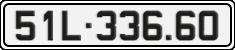
#> input picture samples/car_1line_sample.jpg, 235 x 50 px
$ python -i quality.py   (imports and definitions only)   (older library calls are emulated)
#> lines starting #> are read from the running program, lines starting #| are printed output that depends on the picture
"""
FAST-PLATE-OCR-VIETNAMESE: Optical Frame Quality Assessor (Bước 5.1)
Bộ lọc đánh giá chất lượng quang học của từng frame biển số trong tracklet:
- Biến thiên toán tử Laplace (Laplacian Variance): Đo độ sắc nét, phát hiện nhòe chuyển động.
- Góc xoay và độ méo hình học (Geometric Skew & Angle Penalty): Đánh giá góc nghiêng camera.
- Độ phân giải và kích thước vùng biển số (Resolution Score).
- Phân phối độ sáng quang học (Photometric Score).
"""

import math
import cv2
import numpy as np
from typing import Dict, Any, List, Optional, Tuple


class FrameQualityAssessor:
    """
    Bộ đánh giá chất lượng khung hình quang học:
    Gán nhãn điểm chất lượng toàn diện Q in [0.0, 1.0] cho từng khung hình trích xuất.
    """

    def __init__(
        self,
        sharpness_threshold: float = 85.0,
        min_width: int = 60,
        min_height: int = 20,
    ):
        self.sharpness_threshold = sharpness_threshold
        self.min_width = min_width
        self.min_height = min_height

    def compute_laplacian_sharpness(self, image: np.ndarray) -> Tuple[float, float]:
        """
        Đo biến thiên toán tử Laplace để xác định độ sắc nét.
        Trả về: (laplacian_var, normalized_sharpness [0.0, 1.0])
        """
        if len(image.shape) == 3:
            gray = cv2.cvtColor(image, cv2.COLOR_BGR2GRAY)
        else:
            gray = image

        lap = cv2.Laplacian(gray, cv2.CV_64F)
        var = float(lap.var())

        # Chuẩn hóa về [0.0, 1.0] qua hàm phi tuyến sigmoid-like
        # Tại var = 85, điểm khoảng 0.50. Tại var = 300+, điểm tiến sát 1.0.
        norm_sharpness = var / (var + self.sharpness_threshold + 1e-6)
        norm_sharpness = min(1.0, max(0.0, norm_sharpness))

        return round(var, 2), round(norm_sharpness, 4)

    @staticmethod
    def compute_geometric_skew_score(corners: Optional[List[List[float]]]) -> float:
        """
        Đánh giá góc nghiêng và độ méo xạ ảnh của tứ giác 4 góc:
        Tứ giác càng vuông vắn, ít góc xiên thì điểm càng cao (tiến sát 1.0).
        """
        if not corners or len(corners) != 4:
            return 0.80  # Điểm mặc định nếu chỉ có bounding box 2D

        pts = np.array(corners, dtype=np.float32)
        tl, tr, br, bl = pts[0], pts[1], pts[2], pts[3]

        # 1. Tính độ lệch góc cạnh trên so với phương ngang
        dx_top = tr[0] - tl[0]
        dy_top = tr[1] - tl[1]
        top_angle_deg = abs(math.degrees(math.atan2(dy_top, max(1e-4, dx_top))))

        # 2. Tính tỷ lệ cạnh đối xứng (Top / Bottom, Left / Right)
        len_top = np.linalg.norm(tr - tl)
        len_bottom = np.linalg.norm(br - bl)
        len_left = np.linalg.norm(bl - tl)
        len_right = np.linalg.norm(br - tr)

        ratio_tb = min(len_top, len_bottom) / max(1e-4, max(len_top, len_bottom))
        ratio_lr = min(len_left, len_right) / max(1e-4, max(len_left, len_right))
        symmetry_score = (ratio_tb + ratio_lr) / 2.0

        # Phạt góc nghiêng: góc nghiêng < 10 độ -> phạt nhẹ, > 35 độ -> phạt nặng
        angle_penalty = max(0.0, 1.0 - (top_angle_deg / 45.0) ** 1.5)

        geo_score = 0.6 * symmetry_score + 0.4 * angle_penalty
        return round(float(min(1.0, max(0.0, geo_score))), 4)

    def compute_resolution_score(self, width: int, height: int) -> float:
        """Đánh giá kích thước pixel vùng biển số."""
        if width < self.min_width or height < self.min_height:
            return 0.20
        # Điểm tăng dần tới độ phân giải lý tưởng (W >= 150, H >= 45)
        w_score = min(1.0, width / 160.0)
        h_score = min(1.0, height / 50.0)
        return round(float(0.5 * w_score + 0.5 * h_score), 4)

    @staticmethod
    def compute_photometric_score(image: np.ndarray) -> float:
        """Đánh giá độ tương phản và phân bổ ánh sáng."""
        if len(image.shape) == 3:
            gray = cv2.cvtColor(image, cv2.COLOR_BGR2GRAY)
        else:
            gray = image

        mean_val = float(np.mean(gray))
        std_val = float(np.std(gray))

        # Phạt cháy sáng (mean > 220) hoặc quá tối (mean < 35)
        if mean_val < 35.0:
            light_score = max(0.1, mean_val / 35.0)
        elif mean_val > 220.0:
            light_score = max(0.1, (255.0 - mean_val) / 35.0)
        else:
            light_score = 1.0

        # Độ tương phản (std_val >= 35 là tương phản tốt)
        contrast_score = min(1.0, std_val / 40.0)

        return round(float(0.6 * light_score + 0.4 * contrast_score), 4)

    def evaluate_quality(
        self,
        image_crop: np.ndarray,
        corners: Optional[List[List[float]]] = None,
        bbox: Optional[List[int]] = None,
    ) -> Dict[str, Any]:
        """
        Tính toán chỉ số chất lượng tổng thể Q cho một khung hình:
        Q = 0.45 * Sharpness + 0.25 * Geometry + 0.15 * Resolution + 0.15 * Photometric.
        """
        h, w = image_crop.shape[:2]
        lap_var, sharpness = self.compute_laplacian_sharpness(image_crop)
        geo_score = self.compute_geometric_skew_score(corners)
        res_score = self.compute_resolution_score(w, h)
        photo_score = self.compute_photometric_score(image_crop)

        overall_q = (
            0.45 * sharpness
            + 0.25 * geo_score
            + 0.15 * res_score
            + 0.15 * photo_score
        )
        overall_q = round(float(min(1.0, max(0.0, overall_q))), 4)

        is_sharp = lap_var >= self.sharpness_threshold
        is_acceptable = overall_q >= 0.35 and is_sharp

        return {
            "overall_quality": overall_q,
            "quality_percent": round(overall_q * 100, 2),
            "laplacian_var": lap_var,
            "sharpness": sharpness,
            "geometric_score": geo_score,
            "resolution_score": res_score,
            "photometric_score": photo_score,
            "is_sharp": is_sharp,
            "is_acceptable": is_acceptable,
            "crop_dimensions": (w, h),
        }

>>> import cv2
>>> picture = cv2.imread('../../samples/car_1line_sample.jpg')
#> picture is the input picture: shape (50, 235, 3); mean B, G, R 161.4, 161.8, 161.8
>>> result = FrameQualityAssessor().evaluate_quality(picture)
#> in compute_laplacian_sharpness, `lap = cv2.Laplacian(gray, cv2.CV_64F)`:
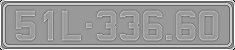
#> lap: shape (50, 235) float64; min -765, max 510, mean 11.5; drawn with min black and max white
#> in compute_laplacian_sharpness, `var = float(lap.var())`: var = 28578.5
#> in compute_laplacian_sharpness, `norm_sharpness = var / (var + self.sharpness_threshold + 1e-6)`: norm_sharpness = 0.997
#> in evaluate_quality, `lap_var, sharpness = self.compute_laplacian_sharpness(image_crop)`: lap_var = 28578.5; sharpness = 0.997
#> in compute_photometric_score, `mean_val = float(np.mean(gray))`: mean_val = 161.8
#> in compute_photometric_score, `std_val = float(np.std(gray))`: std_val = 102.6
#> in compute_photometric_score, `contrast_score = min(1.0, std_val / 40.0)`: contrast_score = 1
#> in evaluate_quality, `overall_q = ( 0.45 * sharpness + 0.25 * geo_score + 0.15 * res_score +..`: overall_q = 0.949
#> in evaluate_quality, `is_sharp = lap_var >= self.sharpness_threshold`: is_sharp = True
#> result = 10 items

$ run again, on samples/motorcycle_2line_sample.jpg
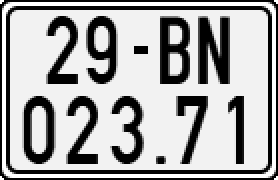
#> input picture samples/motorcycle_2line_sample.jpg, 139 x 90 px (shown 2 times larger)
#> picture is the input picture: shape (90, 139, 3); min 0, max 255, mean 169.6
#> in compute_laplacian_sharpness, `lap = cv2.Laplacian(gray, cv2.CV_64F)`:
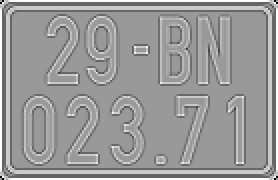
#> lap: shape (90, 139) float64 (shown 2 times larger); min -765, max 510, mean 8.5; drawn with min black and max white
#> var = 27174
#> norm_sharpness = 0.997
#> lap_var = 27174; sharpness = 0.997
#> mean_val = 169.6
#> std_val = 107.6
#> contrast_score = 1
#> overall_q = 0.939
#> is_sharp = True
#> result = 10 items
